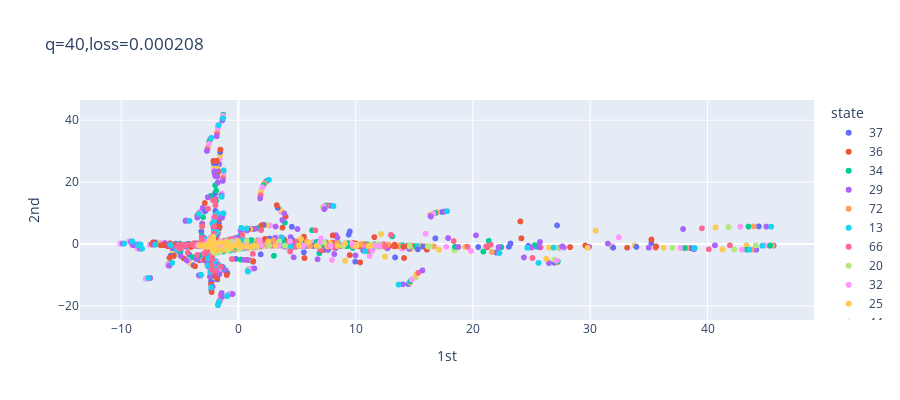

Here is the notebook cell this chart was saved with:
### Code cell
Adam = tf.keras.optimizers.Adam(learning_rate=0.0001,beta_1=0.9,beta_2=0.999,epsilon=1e-07)
SGD = tf.keras.optimizers.SGD(learning_rate=0.01,momentum=0.0,nesterov=False)
model.compile(loss='mse',optimizer=Adam)
history = model.fit(X,X,epochs=100000,verbose=0,callbacks=[CustomCallback()])

### Figure 1 — Plotly figure (JSON) as saved in the notebook; plotly's stock layout.template omitted (floating-point values rounded to 4 significant figures; data arrays with more than 128 entries replaced by an {"elided": "..."} marker saying what was removed)
{"data": [{"hovertemplate": "state=37<br>1st=%{x}<br>2nd=%{y}<br>shift=%{text}<extra></extra>", "legendgroup": "37", "marker": {"color": "#636efa", "symbol": "circle"}, "mode": "markers+text", "name": "37", "showlegend": true, "text": {"elided": "260 int values"}, "type": "scattergl", "x": {"elided": "260 float values"}, "xaxis": "x", "y": {"elided": "260 float values"}, "yaxis": "y"}, {"hovertemplate": "state=36<br>1st=%{x}<br>2nd=%{y}<br>shift=%{text}<extra></extra>", "legendgroup": "36", "marker": {"color": "#EF553B", "symbol": "circle"}, "mode": "markers+text", "name": "36", "showlegend": true, "text": {"elided": "300 int values"}, "type": "scattergl", "x": {"elided": "300 float values"}, "xaxis": "x", "y": {"elided": "300 float values"}, "yaxis": "y"}, {"hovertemplate": "state=34<br>1st=%{x}<br>2nd=%{y}<br>shift=%{text}<extra></extra>", "legendgroup": "34", "marker": {"color": "#00cc96", "symbol": "circle"}, "mode": "markers+text", "name": "34", "showlegend": true, "text": {"elided": "220 int values"}, "type": "scattergl", "x": {"elided": "220 float values"}, "xaxis": "x", "y": {"elided": "220 float values"}, "yaxis": "y"}, {"hovertemplate": "state=29<br>1st=%{x}<br>2nd=%{y}<br>shift=%{text}<extra></extra>", "legendgroup": "29", "marker": {"color": "#ab63fa", "symbol": "circle"}, "mode": "markers+text", "name": "29", "showlegend": true, "text": {"elided": "300 int values"}, "type": "scattergl", "x": {"elided": "300 float values"}, "xaxis": "x", "y": {"elided": "300 float values"}, "yaxis": "y"}, {"hovertemplate": "state=72<br>1st=%{x}<br>2nd=%{y}<br>shift=%{text}<extra></extra>", "legendgroup": "72", "marker": {"color": "#FFA15A", "symbol": "circle"}, "mode": "markers+text", "name": "72", "showlegend": true, "text": {"elided": "260 int values"}, "type": "scattergl", "x": {"elided": "260 float values"}, "xaxis": "x", "y": {"elided": "260 float values"}, "yaxis": "y"}, {"hovertemplate": "state=13<br>1st=%{x}<br>2nd=%{y}<br>shift=%{text}<extra></extra>", "legendgroup": "13", "marker": {"color": "#19d3f3", "symbol": "circle"}, "mode": "markers+text", "name": "13", "showlegend": true, "text": {"elided": "280 int values"}, "type": "scattergl", "x": {"elided": "280 float values"}, "xaxis": "x", "y": {"elided": "280 float values"}, "yaxis": "y"}, {"hovertemplate": "state=66<br>1st=%{x}<br>2nd=%{y}<br>shift=%{text}<extra></extra>", "legendgroup": "66", "marker": {"color": "#FF6692", "symbol": "circle"}, "mode": "markers+text", "name": "66", "showlegend": true, "text": {"elided": "260 int values"}, "type": "scattergl", "x": {"elided": "260 float values"}, "xaxis": "x", "y": {"elided": "260 float values"}, "yaxis": "y"}, {"hovertemplate": "state=20<br>1st=%{x}<br>2nd=%{y}<br>shift=%{text}<extra></extra>", "legendgroup": "20", "marker": {"color": "#B6E880", "symbol": "circle"}, "mode": "markers+text", "name": "20", "showlegend": true, "text": {"elided": "300 int values"}, "type": "scattergl", "x": {"elided": "300 float values"}, "xaxis": "x", "y": {"elided": "300 float values"}, "yaxis": "y"}, {"hovertemplate": "state=32<br>1st=%{x}<br>2nd=%{y}<br>shift=%{text}<extra></extra>", "legendgroup": "32", "marker": {"color": "#FF97FF", "symbol": "circle"}, "mode": "markers+text", "name": "32", "showlegend": true, "text": {"elided": "220 int values"}, "type": "scattergl", "x": {"elided": "220 float values"}, "xaxis": "x", "y": {"elided": "220 float values"}, "yaxis": "y"}, {"hovertemplate": "state=25<br>1st=%{x}<br>2nd=%{y}<br>shift=%{text}<extra></extra>", "legendgroup": "25", "marker": {"color": "#FECB52", "symbol": "circle"}, "mode": "markers+text", "name": "25", "showlegend": true, "text": {"elided": "280 int values"}, "type": "scattergl", "x": {"elided": "280 float values"}, "xaxis": "x", "y": {"elided": "280 float values"}, "yaxis": "y"}, {"hovertemplate": "state=44<br>1st=%{x}<br>2nd=%{y}<br>shift=%{text}<extra></extra>", "legendgroup": "44", "marker": {"color": "#636efa", "symbol": "circle"}, "mode": "markers+text", "name": "44", "showlegend": true, "text": {"elided": "280 int values"}, "type": "scattergl", "x": {"elided": "280 float values"}, "xaxis": "x", "y": {"elided": "280 float values"}, "yaxis": "y"}, {"hovertemplate": "state=18<br>1st=%{x}<br>2nd=%{y}<br>shift=%{text}<extra></extra>", "legendgroup": "18", "marker": {"color": "#EF553B", "symbol": "circle"}, "mode": "markers+text", "name": "18", "showlegend": true, "text": {"elided": "300 int values"}, "type": "scattergl", "x": {"elided": "300 float values"}, "xaxis": "x", "y": {"elided": "300 float values"}, "yaxis": "y"}, {"hovertemplate": "state=39<br>1st=%{x}<br>2nd=%{y}<br>shift=%{text}<extra></extra>", "legendgroup": "39", "marker": {"color": "#00cc96", "symbol": "circle"}, "mode": "markers+text", "name": "39", "showlegend": true, "text": {"elided": "240 int values"}, "type": "scattergl", "x": {"elided": "240 float values"}, "xaxis": "x", "y": {"elided": "240 float values"}, "yaxis": "y"}, {"hovertemplate": "state=43<br>1st=%{x}<br>2nd=%{y}<br>shift=%{text}<extra></extra>", "legendgroup": "43", "marker": {"color": "#ab63fa", "symbol": "circle"}, "mode": "markers+text", "name": "43", "showlegend": true, "text": {"elided": "200 int values"}, "type": "scattergl", "x": {"elided": "200 float values"}, "xaxis": "x", "y": {"elided": "200 float values"}, "yaxis": "y"}, {"hovertemplate": "state=35<br>1st=%{x}<br>2nd=%{y}<br>shift=%{text}<extra></extra>", "legendgroup": "35", "marker": {"color": "#FFA15A", "symbol": "circle"}, "mode": "markers+text", "name": "35", "showlegend": true, "text": {"elided": "260 int values"}, "type": "scattergl", "x": {"elided": "260 float values"}, "xaxis": "x", "y": {"elided": "260 float values"}, "yaxis": "y"}, {"hovertemplate": "state=79<br>1st=%{x}<br>2nd=%{y}<br>shift=%{text}<extra></extra>", "legendgroup": "79", "marker": {"color": "#19d3f3", "symbol": "circle"}, "mode": "markers+text", "name": "79", "showlegend": true, "text": {"elided": "280 int values"}, "type": "scattergl", "x": {"elided": "280 float values"}, "xaxis": "x", "y": {"elided": "280 float values"}, "yaxis": "y"}, {"hovertemplate": "state=24<br>1st=%{x}<br>2nd=%{y}<br>shift=%{text}<extra></extra>", "legendgroup": "24", "marker": {"color": "#FF6692", "symbol": "circle"}, "mode": "markers+text", "name": "24", "showlegend": true, "text": {"elided": "280 int values"}, "type": "scattergl", "x": {"elided": "280 float values"}, "xaxis": "x", "y": {"elided": "280 float values"}, "yaxis": "y"}, {"hovertemplate": "state=74<br>1st=%{x}<br>2nd=%{y}<br>shift=%{text}<extra></extra>", "legendgroup": "74", "marker": {"color": "#B6E880", "symbol": "circle"}, "mode": "markers+text", "name": "74", "showlegend": true, "text": {"elided": "260 int values"}, "type": "scattergl", "x": {"elided": "260 float values"}, "xaxis": "x", "y": {"elided": "260 float values"}, "yaxis": "y"}, {"hovertemplate": "state=73<br>1st=%{x}<br>2nd=%{y}<br>shift=%{text}<extra></extra>", "legendgroup": "73", "marker": {"color": "#FF97FF", "symbol": "circle"}, "mode": "markers+text", "name": "73", "showlegend": true, "text": {"elided": "220 int values"}, "type": "scattergl", "x": {"elided": "220 float values"}, "xaxis": "x", "y": {"elided": "220 float values"}, "yaxis": "y"}, {"hovertemplate": "state=56<br>1st=%{x}<br>2nd=%{y}<br>shift=%{text}<extra></extra>", "legendgroup": "56", "marker": {"color": "#FECB52", "symbol": "circle"}, "mode": "markers+text", "name": "56", "showlegend": true, "text": {"elided": "260 int values"}, "type": "scattergl", "x": {"elided": "260 float values"}, "xaxis": "x", "y": {"elided": "260 float values"}, "yaxis": "y"}, {"hovertemplate": "state=71<br>1st=%{x}<br>2nd=%{y}<br>shift=%{text}<extra></extra>", "legendgroup": "71", "marker": {"color": "#636efa", "symbol": "circle"}, "mode": "markers+text", "name": "71", "showlegend": true, "text": {"elided": "220 int values"}, "type": "scattergl", "x": {"elided": "220 float values"}, "xaxis": "x", "y": {"elided": "220 float values"}, "yaxis": "y"}, {"hovertemplate": "state=40<br>1st=%{x}<br>2nd=%{y}<br>shift=%{text}<extra></extra>", "legendgroup": "40", "marker": {"color": "#EF553B", "symbol": "circle"}, "mode": "markers+text", "name": "40", "showlegend": true, "text": {"elided": "300 int values"}, "type": "scattergl", "x": {"elided": "300 float values"}, "xaxis": "x", "y": {"elided": "300 float values"}, "yaxis": "y"}, {"hovertemplate": "state=6<br>1st=%{x}<br>2nd=%{y}<br>shift=%{text}<extra></extra>", "legendgroup": "6", "marker": {"color": "#00cc96", "symbol": "circle"}, "mode": "markers+text", "name": "6", "showlegend": true, "text": {"elided": "240 int values"}, "type": "scattergl", "x": {"elided": "240 float values"}, "xaxis": "x", "y": {"elided": "240 float values"}, "yaxis": "y"}, {"hovertemplate": "state=5<br>1st=%{x}<br>2nd=%{y}<br>shift=%{text}<extra></extra>", "legendgroup": "5", "marker": {"color": "#ab63fa", "symbol": "circle"}, "mode": "markers+text", "name": "5", "showlegend": true, "text": {"elided": "300 int values"}, "type": "scattergl", "x": {"elided": "300 float values"}, "xaxis": "x", "y": {"elided": "300 float values"}, "yaxis": "y"}, {"hovertemplate": "state=23<br>1st=%{x}<br>2nd=%{y}<br>shift=%{text}<extra></extra>", "legendgroup": "23", "marker": {"color": "#FFA15A", "symbol": "circle"}, "mode": "markers+text", "name": "23", "showlegend": true, "text": {"elided": "260 int values"}, "type": "scattergl", "x": {"elided": "260 float values"}, "xaxis": "x", "y": {"elided": "260 float values"}, "yaxis": "y"}, {"hovertemplate": "state=28<br>1st=%{x}<br>2nd=%{y}<br>shift=%{text}<extra></extra>", "legendgroup": "28", "marker": {"color": "#19d3f3", "symbol": "circle"}, "mode": "markers+text", "name": "28", "showlegend": true, "text": {"elided": "240 int values"}, "type": "scattergl", "x": {"elided": "240 float values"}, "xaxis": "x", "y": {"elided": "240 float values"}, "yaxis": "y"}, {"hovertemplate": "state=77<br>1st=%{x}<br>2nd=%{y}<br>shift=%{text}<extra></extra>", "legendgroup": "77", "marker": {"color": "#FF6692", "symbol": "circle"}, "mode": "markers+text", "name": "77", "showlegend": true, "text": {"elided": "260 int values"}, "type": "scattergl", "x": {"elided": "260 float values"}, "xaxis": "x", "y": {"elided": "260 float values"}, "yaxis": "y"}, {"hovertemplate": "state=17<br>1st=%{x}<br>2nd=%{y}<br>shift=%{text}<extra></extra>", "legendgroup": "17", "marker": {"color": "#B6E880", "symbol": "circle"}, "mode": "markers+text", "name": "17", "showlegend": true, "text": {"elided": "240 int values"}, "type": "scattergl", "x": {"elided": "240 float values"}, "xaxis": "x", "y": {"elided": "240 float values"}, "yaxis": "y"}, {"hovertemplate": "state=12<br>1st=%{x}<br>2nd=%{y}<br>shift=%{text}<extra></extra>", "legendgroup": "12", "marker": {"color": "#FF97FF", "symbol": "circle"}, "mode": "markers+text", "name": "12", "showlegend": true, "text": {"elided": "300 int values"}, "type": "scattergl", "x": {"elided": "300 float values"}, "xaxis": "x", "y": {"elided": "300 float values"}, "yaxis": "y"}, {"hovertemplate": "state=45<br>1st=%{x}<br>2nd=%{y}<br>shift=%{text}<extra></extra>", "legendgroup": "45", "marker": {"color": "#FECB52", "symbol": "circle"}, "mode": "markers+text", "name": "45", "showlegend": true, "text": {"elided": "220 int values"}, "type": "scattergl", "x": {"elided": "220 float values"}, "xaxis": "x", "y": {"elided": "220 float values"}, "yaxis": "y"}, {"hovertemplate": "state=4<br>1st=%{x}<br>2nd=%{y}<br>shift=%{text}<extra></extra>", "legendgroup": "4", "marker": {"color": "#636efa", "symbol": "circle"}, "mode": "markers+text", "name": "4", "showlegend": true, "text": {"elided": "220 int values"}, "type": "scattergl", "x": {"elided": "220 float values"}, "xaxis": "x", "y": {"elided": "220 float values"}, "yaxis": "y"}, {"hovertemplate": "state=54<br>1st=%{x}<br>2nd=%{y}<br>shift=%{text}<extra></extra>", "legendgroup": "54", "marker": {"color": "#EF553B", "symbol": "circle"}, "mode": "markers+text", "name": "54", "showlegend": true, "text": {"elided": "260 int values"}, "type": "scattergl", "x": {"elided": "260 float values"}, "xaxis": "x", "y": {"elided": "260 float values"}, "yaxis": "y"}, {"hovertemplate": "state=16<br>1st=%{x}<br>2nd=%{y}<br>shift=%{text}<extra></extra>", "legendgroup": "16", "marker": {"color": "#00cc96", "symbol": "circle"}, "mode": "markers+text", "name": "16", "showlegend": true, "text": {"elided": "240 int values"}, "type": "scattergl", "x": {"elided": "240 float values"}, "xaxis": "x", "y": {"elided": "240 float values"}, "yaxis": "y"}, {"hovertemplate": "state=14<br>1st=%{x}<br>2nd=%{y}<br>shift=%{text}<extra></extra>", "legendgroup": "14", "marker": {"color": "#ab63fa", "symbol": "circle"}, "mode": "markers+text", "name": "14", "showlegend": true, "text": {"elided": "240 int values"}, "type": "scattergl", "x": {"elided": "240 float values"}, "xaxis": "x", "y": {"elided": "240 float values"}, "yaxis": "y"}, {"hovertemplate": "state=70<br>1st=%{x}<br>2nd=%{y}<br>shift=%{text}<extra></extra>", "legendgroup": "70", "marker": {"color": "#FFA15A", "symbol": "circle"}, "mode": "markers+text", "name": "70", "showlegend": true, "text": {"elided": "260 int values"}, "type": "scattergl", "x": {"elided": "260 float values"}, "xaxis": "x", "y": {"elided": "260 float values"}, "yaxis": "y"}, {"hovertemplate": "state=21<br>1st=%{x}<br>2nd=%{y}<br>shift=%{text}<extra></extra>", "legendgroup": "21", "marker": {"color": "#19d3f3", "symbol": "circle"}, "mode": "markers+text", "name": "21", "showlegend": true, "text": {"elided": "280 int values"}, "type": "scattergl", "x": {"elided": "280 float values"}, "xaxis": "x", "y": {"elided": "280 float values"}, "yaxis": "y"}, {"hovertemplate": "state=41<br>1st=%{x}<br>2nd=%{y}<br>shift=%{text}<extra></extra>", "legendgroup": "41", "marker": {"color": "#FF6692", "symbol": "circle"}, "mode": "markers+text", "name": "41", "showlegend": true, "text": {"elided": "200 int values"}, "type": "scattergl", "x": {"elided": "200 float values"}, "xaxis": "x", "y": {"elided": "200 float values"}, "yaxis": "y"}, {"hovertemplate": "state=52<br>1st=%{x}<br>2nd=%{y}<br>shift=%{text}<extra></extra>", "legendgroup": "52", "marker": {"color": "#B6E880", "symbol": "circle"}, "mode": "markers+text", "name": "52", "showlegend": true, "text": {"elided": "240 int values"}, "type": "scattergl", "x": {"elided": "240 float values"}, "xaxis": "x", "y": {"elided": "240 float values"}, "yaxis": "y"}, {"hovertemplate": "state=46<br>1st=%{x}<br>2nd=%{y}<br>shift=%{text}<extra></extra>", "legendgroup": "46", "marker": {"color": "#FF97FF", "symbol": "circle"}, "mode": "markers+text", "name": "46", "showlegend": true, "text": {"elided": "300 int values"}, "type": "scattergl", "x": {"elided": "300 float values"}, "xaxis": "x", "y": {"elided": "300 float values"}, "yaxis": "y"}, {"hovertemplate": "state=75<br>1st=%{x}<br>2nd=%{y}<br>shift=%{text}<extra></extra>", "legendgroup": "75", "marker": {"color": "#FECB52", "symbol": "circle"}, "mode": "markers+text", "name": "75", "showlegend": true, "text": {"elided": "280 int values"}, "type": "scattergl", "x": {"elided": "280 float values"}, "xaxis": "x", "y": {"elided": "280 float values"}, "yaxis": "y"}, {"hovertemplate": "state=62<br>1st=%{x}<br>2nd=%{y}<br>shift=%{text}<extra></extra>", "legendgroup": "62", "marker": {"color": "#636efa", "symbol": "circle"}, "mode": "markers+text", "name": "62", "showlegend": true, "text": {"elided": "220 int values"}, "type": "scattergl", "x": {"elided": "220 float values"}, "xaxis": "x", "y": {"elided": "220 float values"}, "yaxis": "y"}, {"hovertemplate": "state=15<br>1st=%{x}<br>2nd=%{y}<br>shift=%{text}<extra></extra>", "legendgroup": "15", "marker": {"color": "#EF553B", "symbol": "circle"}, "mode": "markers+text", "name": "15", "showlegend": true, "text": {"elided": "260 int values"}, "type": "scattergl", "x": {"elided": "260 float values"}, "xaxis": "x", "y": {"elided": "260 float values"}, "yaxis": "y"}, {"hovertemplate": "state=57<br>1st=%{x}<br>2nd=%{y}<br>shift=%{text}<extra></extra>", "legendgroup": "57", "marker": {"color": "#00cc96", "symbol": "circle"}, "mode": "markers+text", "name": "57", "showlegend": true, "text": {"elided": "220 int values"}, "type": "scattergl", "x": {"elided": "220 float values"}, "xaxis": "x", "y": {"elided": "220 float values"}, "yaxis": "y"}, {"hovertemplate": "state=61<br>1st=%{x}<br>2nd=%{y}<br>shift=%{text}<extra></extra>", "legendgroup": "61", "marker": {"color": "#ab63fa", "symbol": "circle"}, "mode": "markers+text", "name": "61", "showlegend": true, "text": {"elided": "240 int values"}, "type": "scattergl", "x": {"elided": "240 float values"}, "xaxis": "x", "y": {"elided": "240 float values"}, "yaxis": "y"}, {"hovertemplate": "state=63<br>1st=%{x}<br>2nd=%{y}<br>shift=%{text}<extra></extra>", "legendgroup": "63", "marker": {"color": "#FFA15A", "symbol": "circle"}, "mode": "markers+text", "name": "63", "showlegend": true, "text": {"elided": "200 int values"}, "type": "scattergl", "x": {"elided": "200 float values"}, "xaxis": "x", "y": {"elided": "200 float values"}, "yaxis": "y"}, {"hovertemplate": "state=38<br>1st=%{x}<br>2nd=%{y}<br>shift=%{text}<extra></extra>", "legendgroup": "38", "marker": {"color": "#19d3f3", "symbol": "circle"}, "mode": "markers+text", "name": "38", "showlegend": true, "text": {"elided": "260 int values"}, "type": "scattergl", "x": {"elided": "260 float values"}, "xaxis": "x", "y": {"elided": "260 float values"}, "yaxis": "y"}, {"hovertemplate": "state=10<br>1st=%{x}<br>2nd=%{y}<br>shift=%{text}<extra></extra>", "legendgroup": "10", "marker": {"color": "#FF6692", "symbol": "circle"}, "mode": "markers+text", "name": "10", "showlegend": true, "text": {"elided": "200 int values"}, "type": "scattergl", "x": {"elided": "200 float values"}, "xaxis": "x", "y": {"elided": "200 float values"}, "yaxis": "y"}, {"hovertemplate": "state=76<br>1st=%{x}<br>2nd=%{y}<br>shift=%{text}<extra></extra>", "legendgroup": "76", "marker": {"color": "#B6E880", "symbol": "circle"}, "mode": "markers+text", "name": "76", "showlegend": true, "text": {"elided": "200 int values"}, "type": "scattergl", "x": {"elided": "200 float values"}, "xaxis": "x", "y": {"elided": "200 float values"}, "yaxis": "y"}, {"hovertemplate": "state=78<br>1st=%{x}<br>2nd=%{y}<br>shift=%{text}<extra></extra>", "legendgroup": "78", "marker": {"color": "#FF97FF", "symbol": "circle"}, "mode": "markers+text", "name": "78", "showlegend": true, "text": {"elided": "240 int values"}, "type": "scattergl", "x": {"elided": "240 float values"}, "xaxis": "x", "y": {"elided": "240 float values"}, "yaxis": "y"}, {"hovertemplate": "state=67<br>1st=%{x}<br>2nd=%{y}<br>shift=%{text}<extra></extra>", "legendgroup": "67", "marker": {"color": "#FECB52", "symbol": "circle"}, "mode": "markers+text", "name": "67", "showlegend": true, "text": {"elided": "300 int values"}, "type": "scattergl", "x": {"elided": "300 float values"}, "xaxis": "x", "y": {"elided": "300 float values"}, "yaxis": "y"}, {"hovertemplate": "state=19<br>1st=%{x}<br>2nd=%{y}<br>shift=%{text}<extra></extra>", "legendgroup": "19", "marker": {"color": "#636efa", "symbol": "circle"}, "mode": "markers+text", "name": "19", "showlegend": true, "text": {"elided": "240 int values"}, "type": "scattergl", "x": {"elided": "240 float values"}, "xaxis": "x", "y": {"elided": "240 float values"}, "yaxis": "y"}, {"hovertemplate": "state=22<br>1st=%{x}<br>2nd=%{y}<br>shift=%{text}<extra></extra>", "legendgroup": "22", "marker": {"color": "#EF553B", "symbol": "circle"}, "mode": "markers+text", "name": "22", "showlegend": true, "text": {"elided": "240 int values"}, "type": "scattergl", "x": {"elided": "240 float values"}, "xaxis": "x", "y": {"elided": "240 float values"}, "yaxis": "y"}, {"hovertemplate": "state=64<br>1st=%{x}<br>2nd=%{y}<br>shift=%{text}<extra></extra>", "legendgroup": "64", "marker": {"color": "#00cc96", "symbol": "circle"}, "mode": "markers+text", "name": "64", "showlegend": true, "text": {"elided": "220 int values"}, "type": "scattergl", "x": {"elided": "220 float values"}, "xaxis": "x", "y": {"elided": "220 float values"}, "yaxis": "y"}, {"hovertemplate": "state=55<br>1st=%{x}<br>2nd=%{y}<br>shift=%{text}<extra></extra>", "legendgroup": "55", "marker": {"color": "#ab63fa", "symbol": "circle"}, "mode": "markers+text", "name": "55", "showlegend": true, "text": {"elided": "240 int values"}, "type": "scattergl", "x": {"elided": "240 float values"}, "xaxis": "x", "y": {"elided": "240 float values"}, "yaxis": "y"}, {"hovertemplate": "state=26<br>1st=%{x}<br>2nd=%{y}<br>shift=%{text}<extra></extra>", "legendgroup": "26", "marker": {"color": "#FFA15A", "symbol": "circle"}, "mode": "markers+text", "name": "26", "showlegend": true, "text": {"elided": "220 int values"}, "type": "scattergl", "x": {"elided": "220 float values"}, "xaxis": "x", "y": {"elided": "220 float values"}, "yaxis": "y"}, {"hovertemplate": "state=49<br>1st=%{x}<br>2nd=%{y}<br>shift=%{text}<extra></extra>", "legendgroup": "49", "marker": {"color": "#19d3f3", "symbol": "circle"}, "mode": "markers+text", "name": "49", "showlegend": true, "text": {"elided": "260 int values"}, "type": "scattergl", "x": {"elided": "260 float values"}, "xaxis": "x", "y": {"elided": "260 float values"}, "yaxis": "y"}, {"hovertemplate": "state=68<br>1st=%{x}<br>2nd=%{y}<br>shift=%{text}<extra></extra>", "legendgroup": "68", "marker": {"color": "#FF6692", "symbol": "circle"}, "mode": "markers+text", "name": "68", "showlegend": true, "text": {"elided": "220 int values"}, "type": "scattergl", "x": {"elided": "220 float values"}, "xaxis": "x", "y": {"elided": "220 float values"}, "yaxis": "y"}, {"hovertemplate": "state=30<br>1st=%{x}<br>2nd=%{y}<br>shift=%{text}<extra></extra>", "legendgroup": "30", "marker": {"color": "#B6E880", "symbol": "circle"}, "mode": "markers+text", "name": "30", "showlegend": true, "text": {"elided": "200 int values"}, "type": "scattergl", "x": {"elided": "200 float values"}, "xaxis": "x", "y": {"elided": "200 float values"}, "yaxis": "y"}, {"hovertemplate": "state=65<br>1st=%{x}<br>2nd=%{y}<br>shift=%{text}<extra></extra>", "legendgroup": "65", "marker": {"color": "#FF97FF", "symbol": "circle"}, "mode": "markers+text", "name": "65", "showlegend": true, "text": {"elided": "220 int values"}, "type": "scattergl", "x": {"elided": "220 float values"}, "xaxis": "x", "y": {"elided": "220 float values"}, "yaxis": "y"}, {"hovertemplate": "state=9<br>1st=%{x}<br>2nd=%{y}<br>shift=%{text}<extra></extra>", "legendgroup": "9", "marker": {"color": "#FECB52", "symbol": "circle"}, "mode": "markers+text", "name": "9", "showlegend": true, "text": {"elided": "260 int values"}, "type": "scattergl", "x": {"elided": "260 float values"}, "xaxis": "x", "y": {"elided": "260 float values"}, "yaxis": "y"}, {"hovertemplate": "state=51<br>1st=%{x}<br>2nd=%{y}<br>shift=%{text}<extra></extra>", "legendgroup": "51", "marker": {"color": "#636efa", "symbol": "circle"}, "mode": "markers+text", "name": "51", "showlegend": true, "text": {"elided": "220 int values"}, "type": "scattergl", "x": {"elided": "220 float values"}, "xaxis": "x", "y": {"elided": "220 float values"}, "yaxis": "y"}, {"hovertemplate": "state=33<br>1st=%{x}<br>2nd=%{y}<br>shift=%{text}<extra></extra>", "legendgroup": "33", "marker": {"color": "#EF553B", "symbol": "circle"}, "mode": "markers+text", "name": "33", "showlegend": true, "text": {"elided": "280 int values"}, "type": "scattergl", "x": {"elided": "280 float values"}, "xaxis": "x", "y": {"elided": "280 float values"}, "yaxis": "y"}, {"hovertemplate": "state=42<br>1st=%{x}<br>2nd=%{y}<br>shift=%{text}<extra></extra>", "legendgroup": "42", "marker": {"color": "#00cc96", "symbol": "circle"}, "mode": "markers+text", "name": "42", "showlegend": true, "text": {"elided": "260 int values"}, "type": "scattergl", "x": {"elided": "260 float values"}, "xaxis": "x", "y": {"elided": "260 float values"}, "yaxis": "y"}, {"hovertemplate": "state=53<br>1st=%{x}<br>2nd=%{y}<br>shift=%{text}<extra></extra>", "legendgroup": "53", "marker": {"color": "#ab63fa", "symbol": "circle"}, "mode": "markers+text", "name": "53", "showlegend": true, "text": {"elided": "200 int values"}, "type": "scattergl", "x": {"elided": "200 float values"}, "xaxis": "x", "y": {"elided": "200 float values"}, "yaxis": "y"}, {"hovertemplate": "state=48<br>1st=%{x}<br>2nd=%{y}<br>shift=%{text}<extra></extra>", "legendgroup": "48", "marker": {"color": "#FFA15A", "symbol": "circle"}, "mode": "markers+text", "name": "48", "showlegend": true, "text": {"elided": "300 int values"}, "type": "scattergl", "x": {"elided": "300 float values"}, "xaxis": "x", "y": {"elided": "300 float values"}, "yaxis": "y"}, {"hovertemplate": "state=1<br>1st=%{x}<br>2nd=%{y}<br>shift=%{text}<extra></extra>", "legendgroup": "1", "marker": {"color": "#19d3f3", "symbol": "circle"}, "mode": "markers+text", "name": "1", "showlegend": true, "text": {"elided": "220 int values"}, "type": "scattergl", "x": {"elided": "220 float values"}, "xaxis": "x", "y": {"elided": "220 float values"}, "yaxis": "y"}, {"hovertemplate": "state=11<br>1st=%{x}<br>2nd=%{y}<br>shift=%{text}<extra></extra>", "legendgroup": "11", "marker": {"color": "#FF6692", "symbol": "circle"}, "mode": "markers+text", "name": "11", "showlegend": true, "text": {"elided": "260 int values"}, "type": "scattergl", "x": {"elided": "260 float values"}, "xaxis": "x", "y": {"elided": "260 float values"}, "yaxis": "y"}, {"hovertemplate": "state=0<br>1st=%{x}<br>2nd=%{y}<br>shift=%{text}<extra></extra>", "legendgroup": "0", "marker": {"color": "#B6E880", "symbol": "circle"}, "mode": "markers+text", "name": "0", "showlegend": true, "text": {"elided": "240 int values"}, "type": "scattergl", "x": {"elided": "240 float values"}, "xaxis": "x", "y": {"elided": "240 float values"}, "yaxis": "y"}, {"hovertemplate": "state=7<br>1st=%{x}<br>2nd=%{y}<br>shift=%{text}<extra></extra>", "legendgroup": "7", "marker": {"color": "#FF97FF", "symbol": "circle"}, "mode": "markers+text", "name": "7", "showlegend": true, "text": {"elided": "280 int values"}, "type": "scattergl", "x": {"elided": "280 float values"}, "xaxis": "x", "y": {"elided": "280 float values"}, "yaxis": "y"}, {"hovertemplate": "state=47<br>1st=%{x}<br>2nd=%{y}<br>shift=%{text}<extra></extra>", "legendgroup": "47", "marker": {"color": "#FECB52", "symbol": "circle"}, "mode": "markers+text", "name": "47", "showlegend": true, "text": {"elided": "260 int values"}, "type": "scattergl", "x": {"elided": "260 float values"}, "xaxis": "x", "y": {"elided": "260 float values"}, "yaxis": "y"}, {"hovertemplate": "state=58<br>1st=%{x}<br>2nd=%{y}<br>shift=%{text}<extra></extra>", "legendgroup": "58", "marker": {"color": "#636efa", "symbol": "circle"}, "mode": "markers+text", "name": "58", "showlegend": true, "text": {"elided": "240 int values"}, "type": "scattergl", "x": {"elided": "240 float values"}, "xaxis": "x", "y": {"elided": "240 float values"}, "yaxis": "y"}, {"hovertemplate": "state=59<br>1st=%{x}<br>2nd=%{y}<br>shift=%{text}<extra></extra>", "legendgroup": "59", "marker": {"color": "#EF553B", "symbol": "circle"}, "mode": "markers+text", "name": "59", "showlegend": true, "text": {"elided": "260 int values"}, "type": "scattergl", "x": {"elided": "260 float values"}, "xaxis": "x", "y": {"elided": "260 float values"}, "yaxis": "y"}, {"hovertemplate": "state=3<br>1st=%{x}<br>2nd=%{y}<br>shift=%{text}<extra></extra>", "legendgroup": "3", "marker": {"color": "#00cc96", "symbol": "circle"}, "mode": "markers+text", "name": "3", "showlegend": true, "text": {"elided": "280 int values"}, "type": "scattergl", "x": {"elided": "280 float values"}, "xaxis": "x", "y": {"elided": "280 float values"}, "yaxis": "y"}, {"hovertemplate": "state=69<br>1st=%{x}<br>2nd=%{y}<br>shift=%{text}<extra></extra>", "legendgroup": "69", "marker": {"color": "#ab63fa", "symbol": "circle"}, "mode": "markers+text", "name": "69", "showlegend": true, "text": {"elided": "260 int values"}, "type": "scattergl", "x": {"elided": "260 float values"}, "xaxis": "x", "y": {"elided": "260 float values"}, "yaxis": "y"}, {"hovertemplate": "state=2<br>1st=%{x}<br>2nd=%{y}<br>shift=%{text}<extra></extra>", "legendgroup": "2", "marker": {"color": "#FFA15A", "symbol": "circle"}, "mode": "markers+text", "name": "2", "showlegend": true, "text": {"elided": "280 int values"}, "type": "scattergl", "x": {"elided": "280 float values"}, "xaxis": "x", "y": {"elided": "280 float values"}, "yaxis": "y"}, {"hovertemplate": "state=60<br>1st=%{x}<br>2nd=%{y}<br>shift=%{text}<extra></extra>", "legendgroup": "60", "marker": {"color": "#19d3f3", "symbol": "circle"}, "mode": "markers+text", "name": "60", "showlegend": true, "text": {"elided": "280 int values"}, "type": "scattergl", "x": {"elided": "280 float values"}, "xaxis": "x", "y": {"elided": "280 float values"}, "yaxis": "y"}, {"hovertemplate": "state=50<br>1st=%{x}<br>2nd=%{y}<br>shift=%{text}<extra></extra>", "legendgroup": "50", "marker": {"color": "#FF6692", "symbol": "circle"}, "mode": "markers+text", "name": "50", "showlegend": true, "text": {"elided": "200 int values"}, "type": "scattergl", "x": {"elided": "200 float values"}, "xaxis": "x", "y": {"elided": "200 float values"}, "yaxis": "y"}, {"hovertemplate": "state=27<br>1st=%{x}<br>2nd=%{y}<br>shift=%{text}<extra></extra>", "legendgroup": "27", "marker": {"color": "#B6E880", "symbol": "circle"}, "mode": "markers+text", "name": "27", "showlegend": true, "text": {"elided": "220 int values"}, "type": "scattergl", "x": {"elided": "220 float values"}, "xaxis": "x", "y": {"elided": "220 float values"}, "yaxis": "y"}, {"hovertemplate": "state=8<br>1st=%{x}<br>2nd=%{y}<br>shift=%{text}<extra></extra>", "legendgroup": "8", "marker": {"color": "#FF97FF", "symbol": "circle"}, "mode": "markers+text", "name": "8", "showlegend": true, "text": {"elided": "220 int values"}, "type": "scattergl", "x": {"elided": "220 float values"}, "xaxis": "x", "y": {"elided": "220 float values"}, "yaxis": "y"}, {"hovertemplate": "state=31<br>1st=%{x}<br>2nd=%{y}<br>shift=%{text}<extra></extra>", "legendgroup": "31", "marker": {"color": "#FECB52", "symbol": "circle"}, "mode": "markers+text", "name": "31", "showlegend": true, "text": {"elided": "220 int values"}, "type": "scattergl", "x": {"elided": "220 float values"}, "xaxis": "x", "y": {"elided": "220 float values"}, "yaxis": "y"}], "layout": {"height": 400, "legend": {"title": {"text": "state"}, "tracegroupgap": 0}, "title": {"text": "q=40,loss=0.000208"}, "xaxis": {"anchor": "y", "autorange": true, "domain": [0, 1], "range": [-13.64, 49.21], "title": {"text": "1st"}, "type": "linear"}, "yaxis": {"anchor": "x", "autorange": true, "domain": [0, 1], "range": [-24.57, 46.54], "title": {"text": "2nd"}, "type": "linear"}}}
